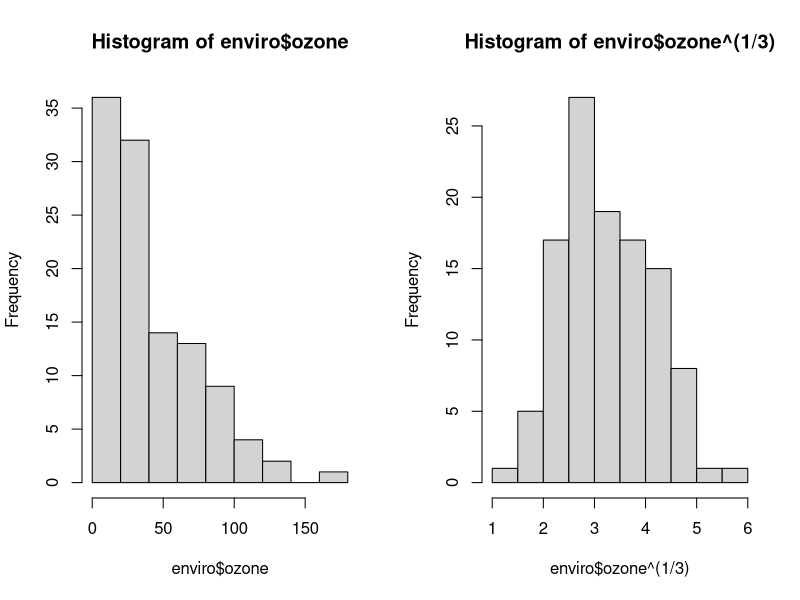
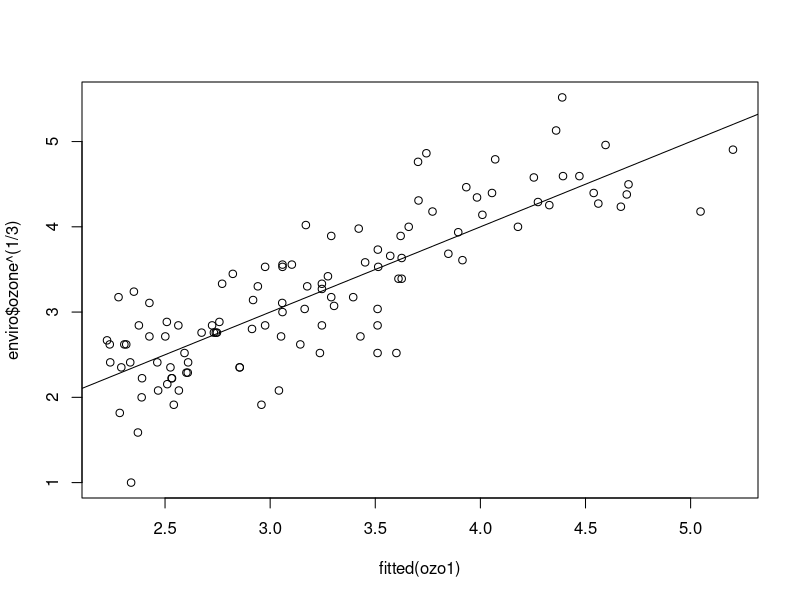
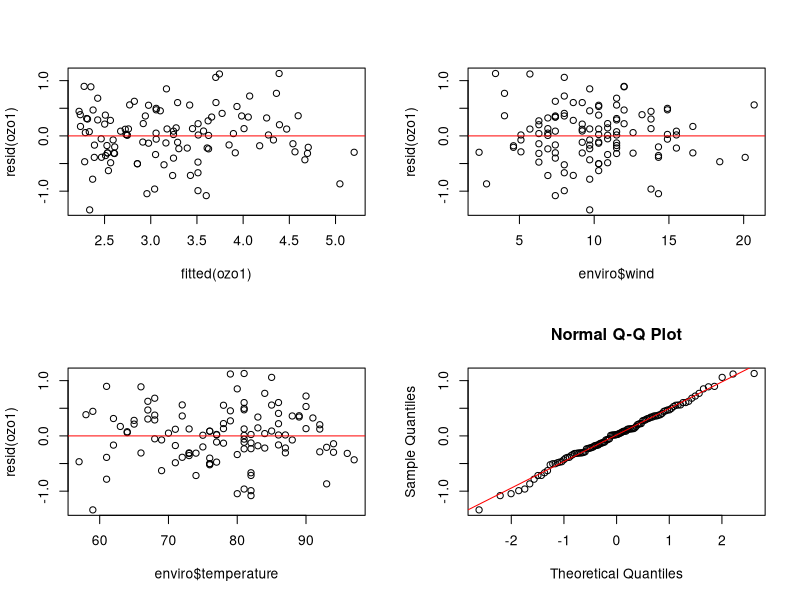
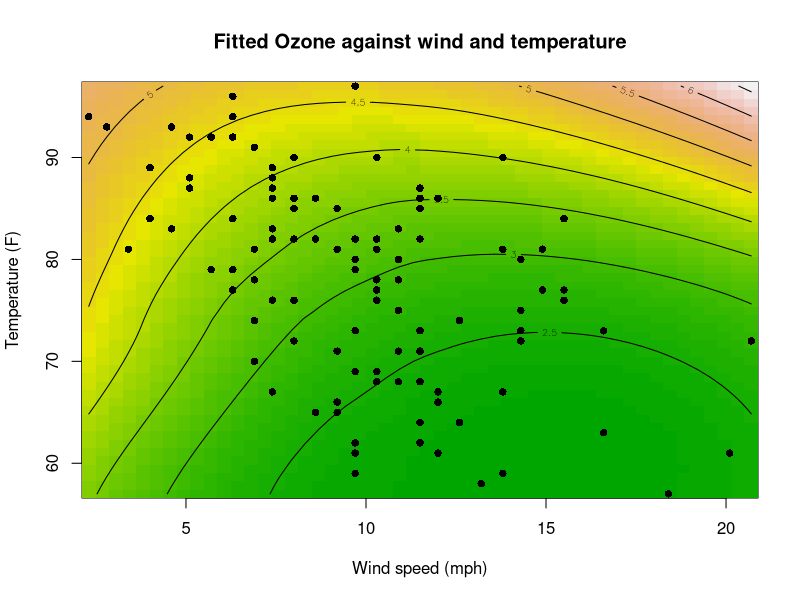
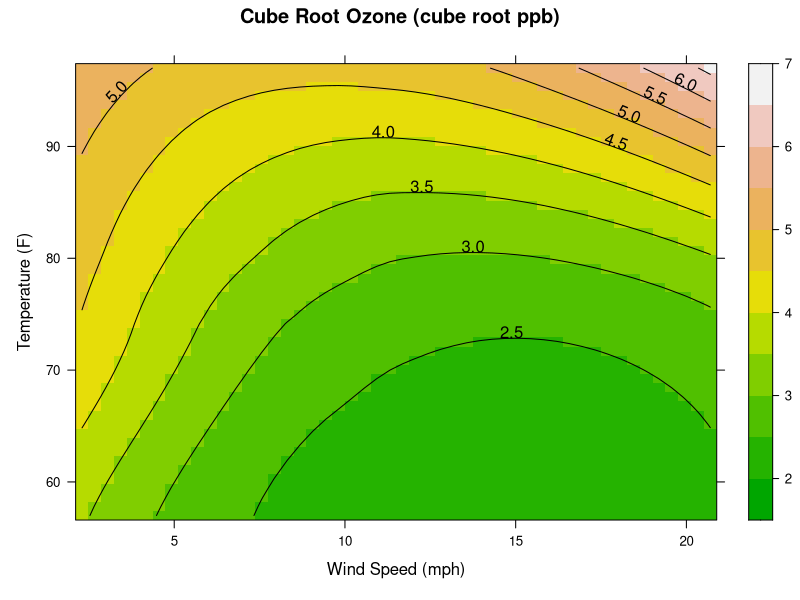
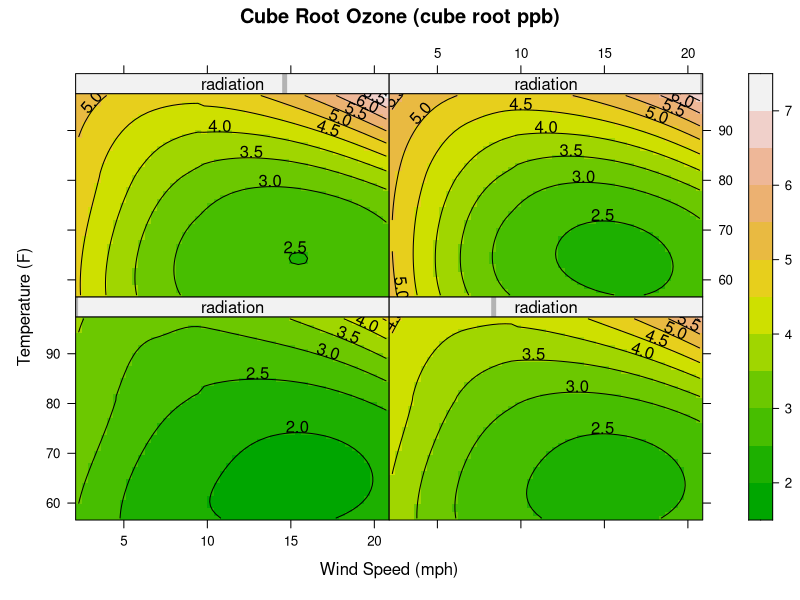

These charts were generated, in order, by the following R code:
## ---- chunk 1
require(lattice)
attach(environmental)
enviro = environmental
detach(environmental)
str(enviro)
## ---- chunk 2
par(mfrow=c(1,2))
hist(enviro$ozone)
hist(enviro$ozone^(1/3))
## ---- chunk 3
ozo1 = loess((ozone^(1/3)) ~ wind + temperature, data=enviro, span = 1, degree = 2)
## ---- chunk 4
# Extract fitted values and residuals from the ozol model. 
fitted(ozo1)
resid(ozo1)

# Plot the observed values (transformed scale) against the fitted values. 
par(mfrow = c(1,1))
plot(enviro$ozone^(1/3) ~ fitted(ozo1))

# Add a 1:1 line to the plot (intercept 0, slope 1) to denote a perfect fit:
abline(0,1)
## ---- chunk 5
# View residual standard error from the summary output:
summary(ozo1)

# Compute the standard error directly from the residuals:
p = ozo1$enp
n = ozo1$n
RSS = sqrt(sum((resid(ozo1))^2)/(n-p))
RSS
## ---- chunk 6
sum(fitted(ozo1))+sum(resid(ozo1))-sum(environmental$ozone^(1/3))
## ---- chunk 7
par(mfrow=c(2,2))
plot(resid(ozo1) ~ fitted(ozo1))
abline(h=0, col="red")
plot(resid(ozo1) ~ enviro$wind)
abline(h=0, col="red")
plot(resid(ozo1) ~ enviro$temperature)
abline(h=0, col="red")
qqnorm(resid(ozo1))
qqline(resid(ozo1), col="red")
## ---- chunk 8
wnd = seq(min(enviro$wind), max(enviro$wind), length.out=50)
temp = seq(min(enviro$temperature), max(enviro$temperature), length.out=50)
grd <- expand.grid(list(wind = wnd, temperature = temp))
head(grd)
ozo1.fit = predict(ozo1, newdata = grd)
str(ozo1.fit)
length(wnd)
length(temp)

# The number of columns in ozo1.fit equals the length of both wnd and temp.
par(mfrow=c(1,1))

image(x= wnd, y= temp, z= ozo1.fit, col= terrain.colors(50), main= "Fitted Ozone against wind and temperature", xlab= "Wind speed (mph)", ylab= "Temperature (F)") 
contour( x= wnd, y= temp, z= ozo1.fit, add= T) 
points(enviro$wind, enviro$temperature, pch=16, cex=1, col="black") 
## ---- chunk 9
# Compare the image plot to counter plot:
par(mfrow=c(1,1))
grd[, "fit"] = c(predict(ozo1, grd))
contourplot(fit ~ wind + temperature, data = grd,
            cuts = 10, region = TRUE,
            xlab = "Wind Speed (mph)",
            ylab = "Temperature (F)",
            main = "Cube Root Ozone (cube root ppb)",
            col.regions = terrain.colors(50))
## ---- chunk 10
ozo2 = loess((ozone^(1/3)) ~ wind + temperature + radiation, data=enviro, span=1, degree=2)
summary(ozo2)

# Compare the two models with an F test:
anova(ozo1, ozo2)

# The RSS decreases from model ozo1 (reduced) to ozo2 (full). This reduction in RSS was acheived by adding 5.49 equivalent number of parameters. The probability that we would get an F value as large as 4.4603 under the null hypothesis, which states that the simpler model is the best model is very small (p < 0.001). This suggests that we should reject the null hypothesis and conclude that ozo2 is the better of the two models (i.e., the model that explains more of the variation in the data without excessively increasing complexity or equivalent number of parameters).
## ---- chunk 11
# Set up a 3D grid with 4 differetn levels of radiation, compute predicted values, and plot the results:
rad = seq(min(enviro$radiation), max(enviro$radiation), length = 4)
grd2 = expand.grid(wind=wnd, temperature = temp, radiation=rad, KEEP.OUT.ATTRS = FALSE)
head(grd2)

pred = predict(ozo2, grd2)
head(pred)
dim(pred)
mode(pred)

grd2[, "fit"] = as.vector(pred)
head(grd2)

contourplot(fit ~ wind * temperature | radiation, data = grd2,
            cuts = 10, region = TRUE,
            xlab = "Wind Speed (mph)",
            ylab = "Temperature (F)",
            main = "Cube Root Ozone (cube root ppb)",
            col.regions = terrain.colors(50))

# Estimated ozone levels blank with blank levels of radiation.
